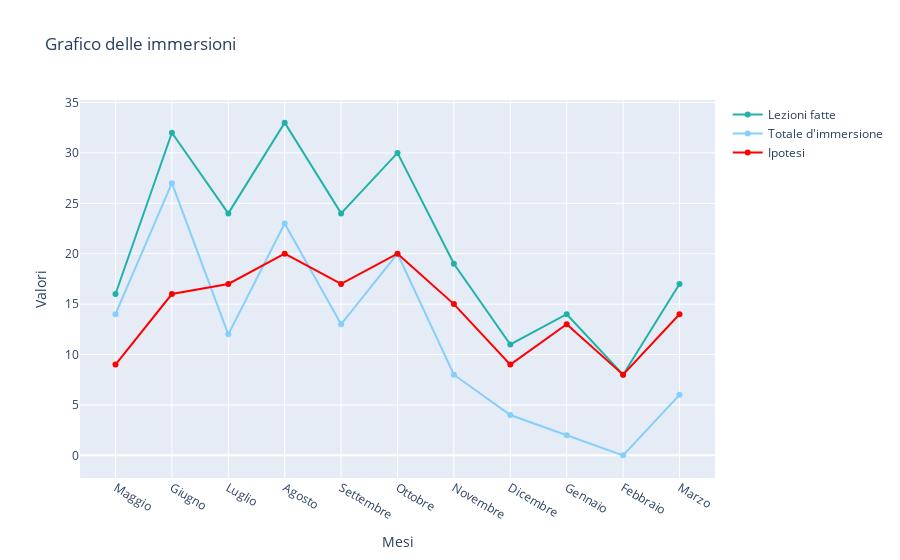

This figure's notebook cell:
### Code cell
x = ICV_df.Mese.unique().tolist()

y1 = totale_di_lezioni_al_mese # Totale di lezioni fatte 
y2 = totale_immersione # Totale d'immersione
y3 = ipotesi # Ipotesi

# Creare il grafico di linea con due linee
fig = go.Figure()

# Aggiungere la prima linea con colore blu
fig.add_trace(go.Scatter(x=x, y=y1, mode='lines+markers', name='Lezioni fatte', line=dict(color='lightseagreen')))

# Aggiungere la seconda linea con colore rosso
fig.add_trace(go.Scatter(x=x, y=y2, mode='lines+markers', name="Totale d'immersione", line=dict(color='lightskyblue')))

# Aggiungere la terza linea con colore verde
fig.add_trace(go.Scatter(x=x, y=y3, mode='lines+markers', name='Ipotesi', line=dict(color='red')))

# Aggiungere etichette e titoli
fig.update_layout(title='Grafico delle immersioni',
                  xaxis_title='Mesi',
                  yaxis_title='Valori')

# Mostrare il grafico
fig.show()

### Figure 1 — Plotly figure (JSON) as saved in the notebook; plotly's stock layout.template omitted (floating-point values rounded to 4 significant figures)
{"data": [{"line": {"color": "lightseagreen"}, "mode": "lines+markers", "name": "Lezioni fatte", "type": "scatter", "x": ["Maggio", "Giugno", "Luglio", "Agosto", "Settembre", "Ottobre", "Novembre", "Dicembre", "Gennaio", "Febbraio", "Marzo"], "y": [16, 32, 24, 33, 24, 30, 19, 11, 14, 8, 17]}, {"line": {"color": "lightskyblue"}, "mode": "lines+markers", "name": "Totale d'immersione", "type": "scatter", "x": ["Maggio", "Giugno", "Luglio", "Agosto", "Settembre", "Ottobre", "Novembre", "Dicembre", "Gennaio", "Febbraio", "Marzo"], "y": [14, 27, 12, 23, 13, 20, 8, 4, 2, 0, 6]}, {"line": {"color": "red"}, "mode": "lines+markers", "name": "Ipotesi", "type": "scatter", "x": ["Maggio", "Giugno", "Luglio", "Agosto", "Settembre", "Ottobre", "Novembre", "Dicembre", "Gennaio", "Febbraio", "Marzo"], "y": [9, 16, 17, 20, 17, 20, 15, 9, 13, 8, 14]}], "layout": {"title": {"text": "Grafico delle immersioni"}, "xaxis": {"title": {"text": "Mesi"}}, "yaxis": {"title": {"text": "Valori"}}}}
